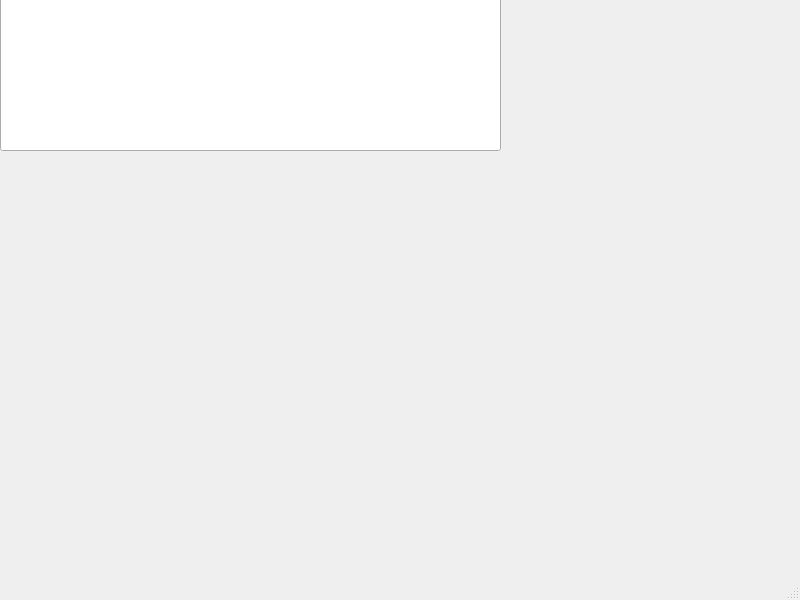
<?xml version="1.0" encoding="UTF-8"?>
<ui version="4.0">
 <class>MainWindow</class>
 <widget class="QMainWindow" name="MainWindow">
  <property name="geometry">
   <rect>
    <x>0</x>
    <y>0</y>
    <width>800</width>
    <height>600</height>
   </rect>
  </property>
  <property name="windowTitle">
   <string>MainWindow</string>
  </property>
  <widget class="QWidget" name="centralwidget">
   <widget class="QLineEdit" name="display">
    <property name="geometry">
     <rect>
      <x>0</x>
      <y>-20</y>
      <width>501</width>
      <height>171</height>
     </rect>
    </property>
   </widget>
  </widget>
  <widget class="QMenuBar" name="menubar">
   <property name="geometry">
    <rect>
     <x>0</x>
     <y>0</y>
     <width>800</width>
     <height>20</height>
    </rect>
   </property>
  </widget>
  <widget class="QStatusBar" name="statusbar"/>
 </widget>
 <resources/>
 <connections/>
</ui>
